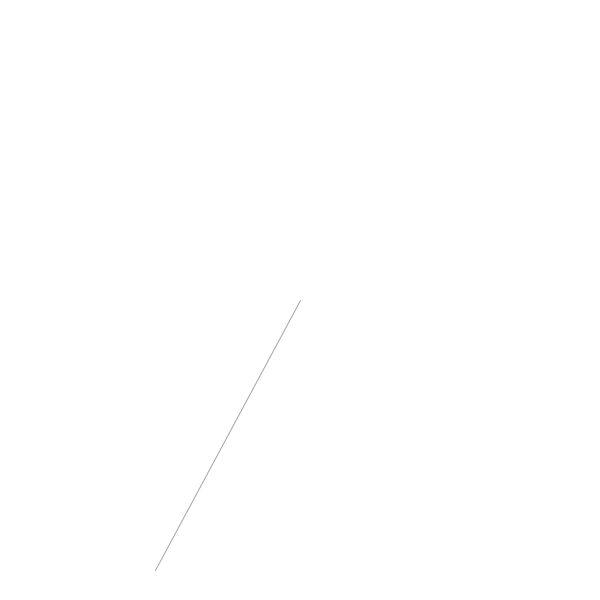
Frame 1 (no input)
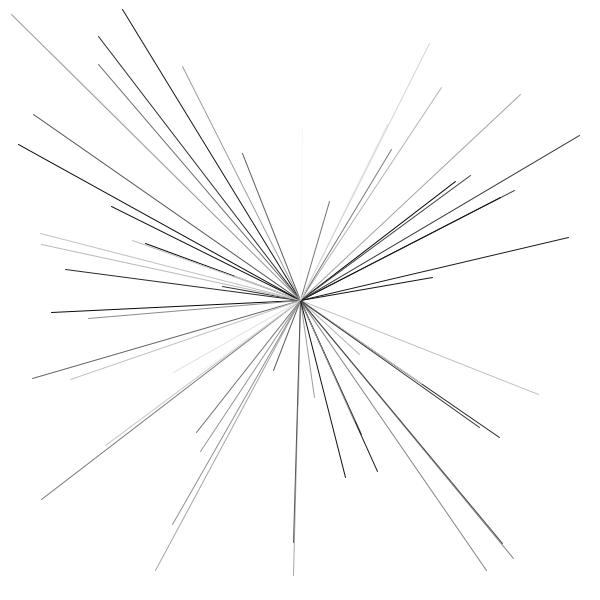
Frame 60 (the mouse pressed at the canvas centre just before this capture)
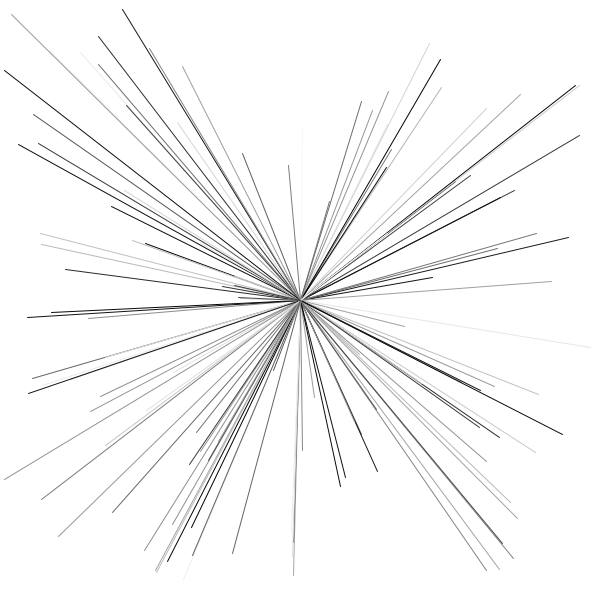
Frame 120 (the mouse held since frame 60 and released just before this capture)

The Processing sketch that drew these frames (run headless with seeded random() and noise(); from frame 60 on, the mouse is pressed at the canvas centre):

// Processing sketch: tunel
// ── tunel.pde
void setup()
{
  size(600,600);
  background(255);
}

void draw()
{
  stroke(random(255));
  line(300,300,random(600),random(600));
}
